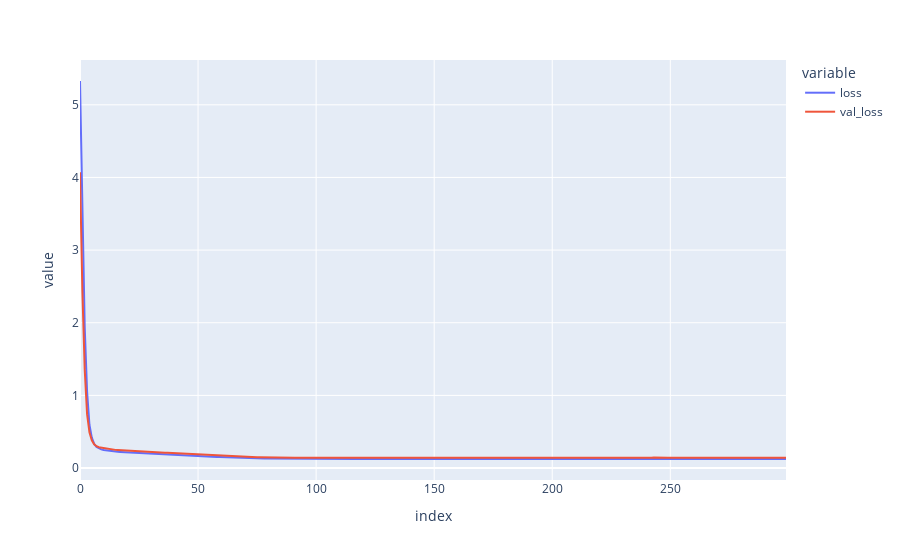

Notebook code cell kept with this figure:
### Code cell
metrics = {'loss': history.history.get('loss'), 'val_loss': history.history.get('val_loss')}
fig = px.line(metrics)
fig.show()

### Figure 1 — Plotly figure (JSON) as saved in the notebook; plotly's stock layout.template omitted (floating-point values rounded to 4 significant figures; data arrays with more than 128 entries replaced by an {"elided": "..."} marker saying what was removed)
{"data": [{"hovertemplate": "variable=loss<br>index=%{x}<br>value=%{y}<extra></extra>", "legendgroup": "loss", "line": {"color": "#636efa", "dash": "solid"}, "marker": {"symbol": "circle"}, "mode": "lines", "name": "loss", "orientation": "v", "showlegend": true, "type": "scatter", "x": {"elided": "300 int values"}, "xaxis": "x", "y": {"elided": "300 float values"}, "yaxis": "y"}, {"hovertemplate": "variable=val_loss<br>index=%{x}<br>value=%{y}<extra></extra>", "legendgroup": "val_loss", "line": {"color": "#EF553B", "dash": "solid"}, "marker": {"symbol": "circle"}, "mode": "lines", "name": "val_loss", "orientation": "v", "showlegend": true, "type": "scatter", "x": {"elided": "300 int values"}, "xaxis": "x", "y": {"elided": "300 float values"}, "yaxis": "y"}], "layout": {"legend": {"title": {"text": "variable"}, "tracegroupgap": 0}, "margin": {"t": 60}, "xaxis": {"anchor": "y", "domain": [0, 1], "title": {"text": "index"}}, "yaxis": {"anchor": "x", "domain": [0, 1], "title": {"text": "value"}}}}
